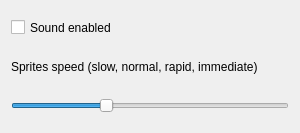
<ui version="4.0" stdsetdef="1" >
  <author></author>
  <comment></comment>
  <exportmacro></exportmacro>
  <class>KsirkPreferencesWidget</class>
  <widget class="QWidget" name="KsirkPreferencesWidget" >
    <property name="geometry" >
      <rect>
        <x>0</x>
        <y>0</y>
        <width>300</width>
        <height>133</height>
      </rect>
    </property>
    <property name="sizePolicy" >
      <sizepolicy>
        <hsizetype>1</hsizetype>
        <vsizetype>1</vsizetype>
        <horstretch>15</horstretch>
        <verstretch>0</verstretch>
      </sizepolicy>
    </property>
    <property name="minimumSize" >
      <size>
        <width>100</width>
        <height>100</height>
      </size>
    </property>
    <property name="windowTitle" >
      <string>KsirK Preferences</string>
    </property>
    <layout class="QVBoxLayout" >
      <item>
        <widget class="QCheckBox" name="soundEnabled" >
          <property name="geometry" >
            <rect>
              <x>10</x>
              <y>40</y>
              <width>126</width>
              <height>22</height>
            </rect>
          </property>
          <property name="sizePolicy" >
            <sizepolicy>
              <hsizetype>3</hsizetype>
              <vsizetype>3</vsizetype>
              <horstretch>0</horstretch>
              <verstretch>0</verstretch>
            </sizepolicy>
          </property>
          <property name="text" >
            <string>Sound enabled</string>
          </property>
        </widget>
      </item>
      <item>
        <widget class="QLabel" name="textLabel1" >
          <property name="geometry" >
            <rect>
              <x>20</x>
              <y>20</y>
              <width>450</width>
              <height>23</height>
            </rect>
          </property>
          <property name="sizePolicy" >
            <sizepolicy>
              <hsizetype>3</hsizetype>
              <vsizetype>3</vsizetype>
              <horstretch>0</horstretch>
              <verstretch>0</verstretch>
            </sizepolicy>
          </property>
          <property name="text" >
            <string>Sprites speed (slow, normal, rapid, immediate)</string>
          </property>
          <property name="wordWrap" >
            <bool>false</bool>
          </property>
        </widget>
      </item>
      <item>
        <widget class="QSlider" name="spritesSpeed" >
          <property name="geometry" >
            <rect>
              <x>10</x>
              <y>40</y>
              <width>126</width>
              <height>22</height>
            </rect>
          </property>
          <property name="sizePolicy" >
            <sizepolicy>
              <hsizetype>3</hsizetype>
              <vsizetype>3</vsizetype>
              <horstretch>0</horstretch>
              <verstretch>0</verstretch>
            </sizepolicy>
          </property>
          <property name="minimum" >
            <number>0</number>
          </property>
          <property name="maximum" >
            <number>3</number>
          </property>
          <property name="value" >
            <number>1</number>
          </property>
          <property name="pageStep" >
            <number>1</number>
          </property>
          <property name="tickInterval" >
            <number>1</number>
          </property>
          <property name="orientation" >
            <enum>Qt::Horizontal</enum>
          </property>
        </widget>
      </item>
    </layout>
  </widget>
  <layoutdefault spacing="6" margin="11" />
  <!--pixmapfunction>qPixmapFromMimeSource</pixmapfunction-->
</ui>
